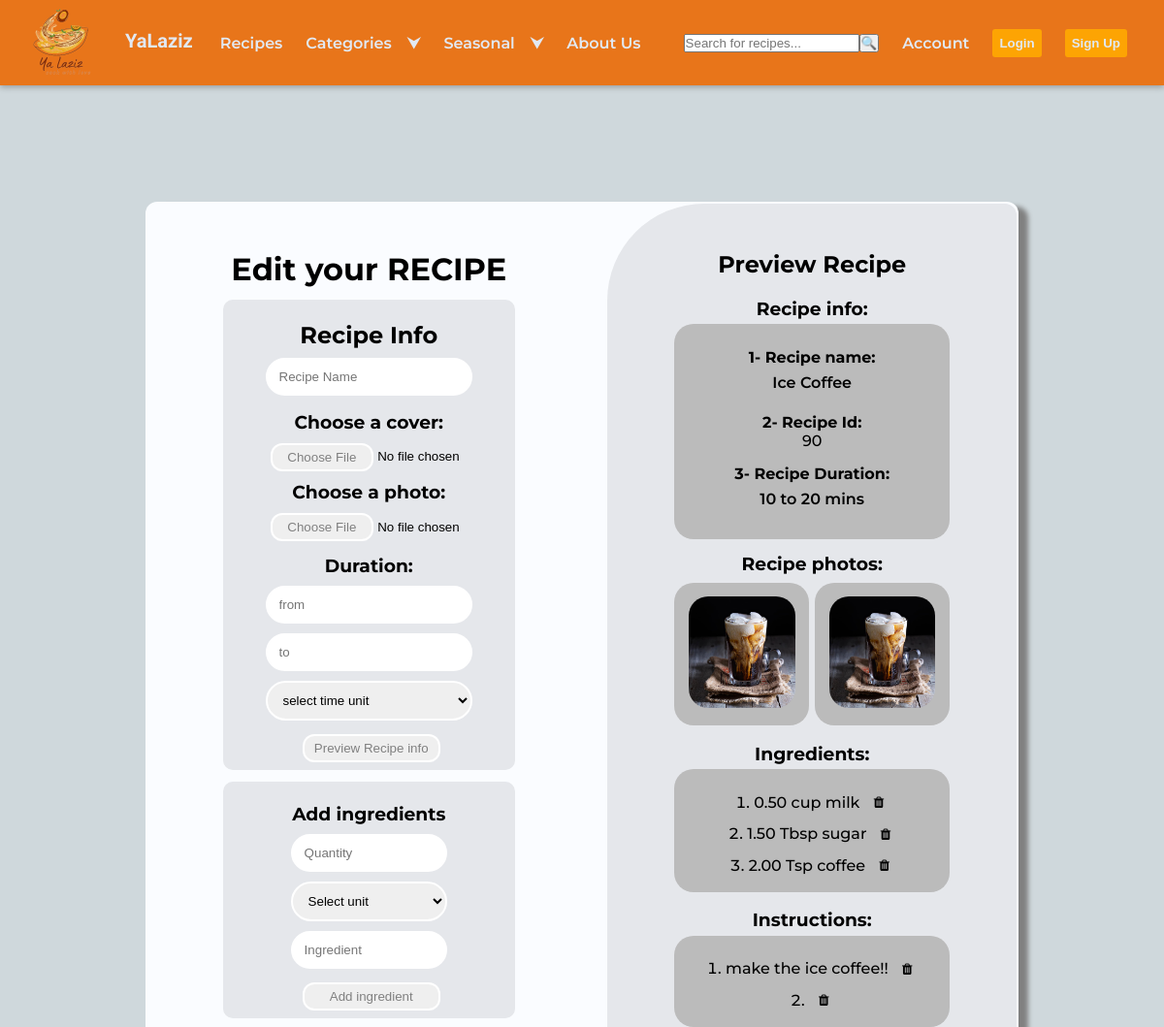
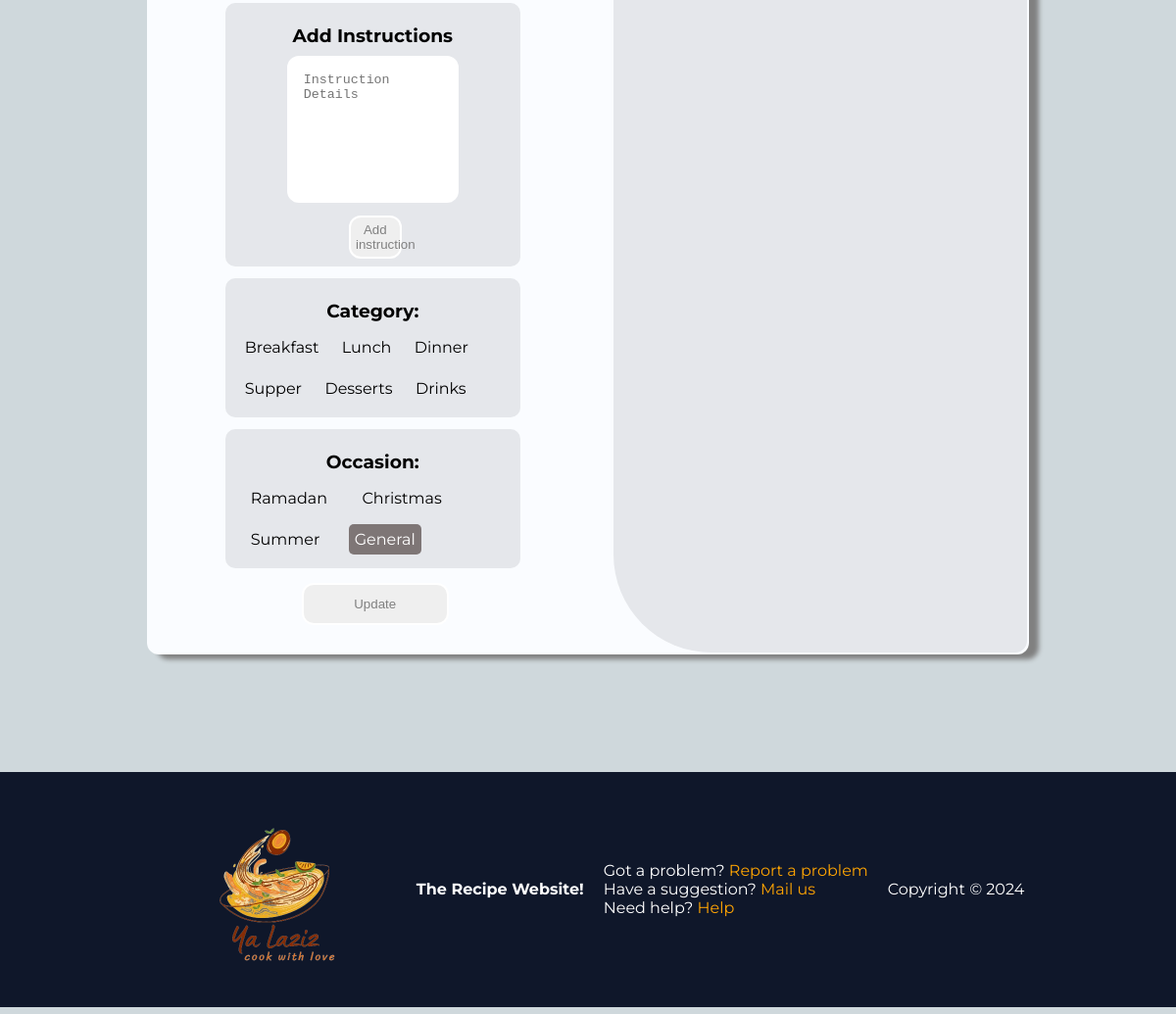
Page /edit_recipe/90 on the committed database (2 pictures, top to bottom).
### yaLazizApp/models.py (models this page shows)
class Recipe(models.Model):
    name= models.CharField(max_length=255)
    coverPhoto= models.ImageField(upload_to='Photos/')
    mainPhoto= models.ImageField(upload_to='Photos/')
    duration = models.CharField(max_length=255)
    category = models.CharField(max_length=100)
    season= models.CharField(max_length=100)
    userId= models.ForeignKey(User, on_delete=models.CASCADE)
    visit_count = models.PositiveIntegerField(default=0)

class Ingredient(models.Model):
    name = models.CharField(max_length=100)
    quantity = models.DecimalField(max_digits=10, decimal_places=2)
    unit = models.CharField(max_length=20)
    recipe = models.ForeignKey(Recipe, on_delete=models.CASCADE, related_name='ingredients')

class Instruction(models.Model):
    details= models.CharField(max_length=255)
    recipe= models.ForeignKey(Recipe, on_delete=models.CASCADE, related_name='instructions')

### yaLazizApp/views.py (the view, shortened to what this page needs)
# urls.py: path('edit_recipe/<int:Id>', views.editRecipe, name='editRecipe'),
@csrf_exempt
def editRecipe(request, Id):
    template = loader.get_template('edit_recipe.html')
    ing = Ingredient.objects.filter(recipe_id = Id)
    ins = Instruction.objects.filter(recipe_id = Id)
    context= {
        'isAdmin': request.user.is_authenticated and request.user.isAdmin,
        'isSigned': request.user.is_authenticated,
        'Recipe': Recipe.objects.get(id=Id),
        'Ingredient': list(ing),
        'Instruction': list(ins),
    }
    return HttpResponse(template.render(context, request))

### yaLazizApp/templates/edit_recipe.html (shortened to what this page needs)
<!DOCTYPE html>
{% extends 'index.html' %} {% load static %} {% block additionalLinks %}
  <link rel="stylesheet" href="{% static 'css/add_recipe.css' %}" />
  <link rel="stylesheet" href="https://cdnjs.cloudflare.com/ajax/libs/font-awesome/4.7.0/css/font-awesome.min.css" />
{% endblock %} {% block main %}
  <div class="add-container">
    <div class="all-container">
      <div class="left">
        <h1>Edit your RECIPE</h1>
        <form class="add-form" id="ADDFORM" method="post" enctype="multipart/form-data">
          <div class="recipe-info">
            <h2>Recipe Info</h2>
            <input type="text" name="recipe_name" class="recipe-info-input-field" id="rname-id" placeholder="Recipe Name" />
            <div class="recipe-info-btn">
              <h3>Choose a cover:</h3>
              <input type="file" name="recipe_cover_image" id="rimage-id" class="recipe-info-btn" onchange="uploadphoto()" />
              <h3>Choose a photo:</h3>
              <input type="file" name="recipe_main_image" id="rphoto-id" class="recipe-info-btn" onchange="uploadphototwo()" />
            </div>
            <div class="recipe-time">
              <h3>Duration:</h3>
              <div class="from">
                <input type="number" step="0.25" placeholder="from" class="recipe-info-input-field" id="rfrom-id" name="duration_from" />
              </div>
              <div class="to">
                <input type="number" step="0.25" placeholder="to" class="recipe-info-input-field" id="rto-id" name="duration_to" />
                <select name="time_unit" class="time-unit-field" id="to-unit">
                  <option value="" disabled selected>select time unit</option>
                </select>
              </div>
            </div>
            <button type="button" class="preview-button" id="preview-button" onclick="previewEdit()">Preview Recipe info</button>
          </div>
          <div class="ingredients-input-area">
            <h3>Add ingredients</h3>
            <div id="ingredients-container">
              <div class="add-ing-grouping">
                <input type="number" step="0.5" name="ingredient_quantity[]" class="ingredient-input-field quntityIngredient" id="quantity-id" placeholder="Quantity" />
                <select name="ingredient_unit[]" id="unit-id" class="ingredient-input-field selectUnit">
                  <option value="" disabled selected>Select unit</option>
                </select>
                <input type="text" name="ingredient_name[]" id="ingredient-id" class="ingredient-input-field nameIngredient" placeholder="Ingredient" />
              </div>
            </div>
            <div class="add-ing-btn">
              <button type="button" class="ingredient-btn" onclick="addIngredient()">Add ingredient</button>
            </div>
          </div>
          <div class="instruction-input-area">
            <h3>Add Instructions</h3>
            <div id="instructions-container">
              <div class="instructions-div">
                <textarea name="instruction_details[]" id="instructions-id" placeholder="Instruction Details"></textarea>
              </div>
            </div>
            <div class="add-ins-btn">
              <button type="button" class="instruction-btn" onclick="addInstruction()">Add instruction</button>
            </div>
          </div>
          <div class="meal-type">
            <h3>Category:</h3>
            <div class="meal-radio">
              <div class="radio-label">
                <label for="breakfast">Breakfast</label>
              </div>
              <div class="radio-label">
                <label for="lunch">Lunch</label>
              </div>
              <div class="radio-label">
                <label for="dinner">Dinner</label>
              </div>
              <div class="radio-label">
                <label for="supper">Supper</label>
              </div>
              <div class="radio-label">
                <label for="desserts">Desserts</label>
              </div>
              <div class="radio-label">
                <label for="drinks">Drinks</label>
              </div>
            </div>
          </div>
          <div class="occasions">
            <h3>Occasion:</h3>
            <div class="occasion-check">
              <div class="check-label">
                <label for="ramadan">Ramadan</label>
              </div>
              <div class="check-label">
                <label for="christmas">Christmas</label>
              </div>
              <div class="check-label">
                <label for="summer">Summer</label>
              </div>
              <div class="check-label">
                <label for="general">General</label>
              </div>
            </div>
          </div>
          <button type="submit" id="xyz" class="submit-btn">Update</button>
        </form>
      </div>
      <div class="right">
        <h2>Preview Recipe</h2>
        <div class="preview">
          <h3 id="prevRecipeName">Recipe info:</h3>
          <div class="info-preview">
            <div class="name-info-preview">
              <h4>1- Recipe name:</h4><p>{{ Recipe.name }}</p>
            </div>
            <div class="id-info-preview">
              <h4>2- Recipe Id:</h4>{{ Recipe.id }}
            </div>
            <div class="fromto-info-preview">
              <h4>3- Recipe Duration:</h4><p>{{ Recipe.duration }}</p>
            </div>
          </div>
          <h3>Recipe photos:</h3>
          <div class="photos-preview">
            <div class="image-preview">
              <img src="{{ Recipe.coverPhoto.url }}" />
            </div>
            <div class="photo-preview">
              <img src="{{ Recipe.mainPhoto.url }}" />
            </div>
          </div>
        </div>
        <div class="preview" id="ingredients-preview">
          <h3>Ingredients:</h3>
          <ol id="ingredients-list">
            {% for ing in Ingredient %}
              <li>
                {{ ing.quantity }} {{ ing.unit }} {{ ing.name }}
                <button class="Remove-button"><i class="fa fa-trash"></i></button>
              </li>
            {% endfor %}
          </ol>
        </div>
        <div class="preview" id="instructions-preview">
          <h3>Instructions:</h3>
          <ol id="instructions-list">
            {% for ins in Instruction %}
              <li>
                {{ ins.details }}
                <button class="Remove-button"><i class="fa fa-trash"></i></button>
              </li>
            {% endfor %}
          </ol>
        </div>
      </div>
    </div>
  </div>
{% endblock %}

### yaLazizApp/static/css/index.css (style rules this page uses)
:root { --backgroundColor: hsl(217, 43%, 92%); --mainColor: #E8751A; --secColor: #FDA403; --textColor: var(--grey-900); --max-width: 1120px; --fixed-width: 600px; --grey-900: #0f172a; --navColor:#231336; }
* { -webkit-box-sizing: border-box; -moz-box-sizing: border-box; box-sizing: border-box; margin: 0px; padding: 0px; }
body { background-color: var(--clr-gray200); font-family: "Roboto Mono", monospace, "Chivo", sans-serif; font-family: "Montserrat", sans-serif; font-size: 1rem; }

### yaLazizApp/static/css/main.css (style rules this page uses)
:root { --backgroundColor: hsl(217, 43%, 92%); --mainColor: #E8751A; --secColor: #FDA403; --textColor: var(--grey-900); --max-width: 1120px; --fixed-width: 600px; --grey-900: #0f172a; --navColor:#231336; --clr-primary: #d50000; --clr-primary-hover: #29e6a7; --clr-primary-dark: #039d69; --clr-gray100: #f0f7f8; --clr-gray200: #cfd8dc; --clr-gray300: #a7b7be; --clr-gray400: #6b7e86; --clr-gray500: #425a65; }
button,a { list-style: none; text-decoration: none; cursor: pointer; }

### rows in the picture
Recipe: name "Ice Coffee", id "90", duration "10 to 20 mins", coverPhoto (picture), mainPhoto (picture)
Ingredient: quantity "0.50", unit "cup", name "milk"
Ingredient: quantity "1.50", unit "Tbsp", name "sugar"
Ingredient: quantity "2.00", unit "Tsp", name "coffee"
Instruction: details "make the ice coffee!!"
